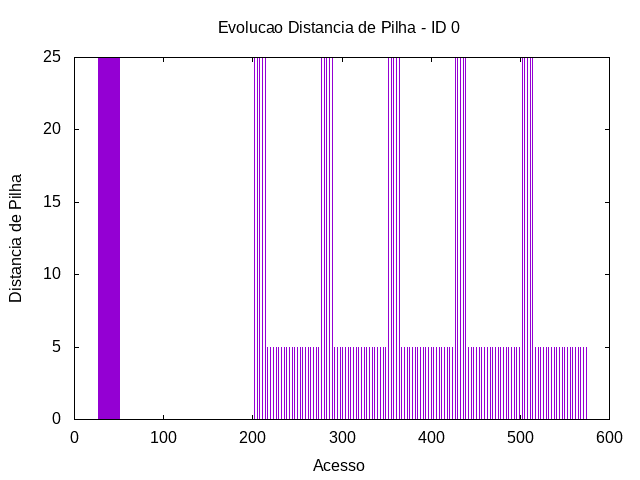

Here is the gnuplot script that generated this plot:
set term png
set output "../out/mem/mult/-distp-0.png"
set title "Evolucao Distancia de Pilha - ID 0"
set xlabel "Acesso"
set ylabel "Distancia de Pilha"
plot "../out/mem/mult/-acesso-2-0.gpdat" u 2:5 w impulses t ""
